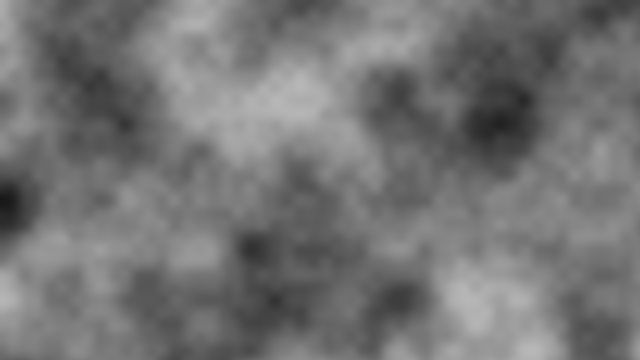
Frame 1 (no input)
Frame 60 (no input): identical to frame 1, image omitted
Frame 120 (the mouse pressed at the canvas centre since frame 60): identical to frame 1, image omitted

The p5.js sketch that drew this single still picture (run headless with seeded random() and noise() and a simulated clock; from frame 60 on, the mouse is pressed at the canvas centre):

// p5.js sketch
// ── sketch.js

function setup() {
  createCanvas(640, 360);
  background(0);
  loadPixels();
  let xOff = 0.0;
  for(let x = 0; x < width; x++){
    let yOff = 0.0;
    for(let y = 0; y < height; y++){
      let bright = map(noise(xOff, yOff), 0, 1, 0, 255);
      let index = (x + y * width) * 4;
      pixels[index] = bright;
      pixels[index + 1] = bright;
      pixels[index + 2] = bright;
      pixels[index + 3] = 255;
      yOff += 0.01;
    }
    xOff += 0.01;
  }
  updatePixels();
}

function draw() {
}
